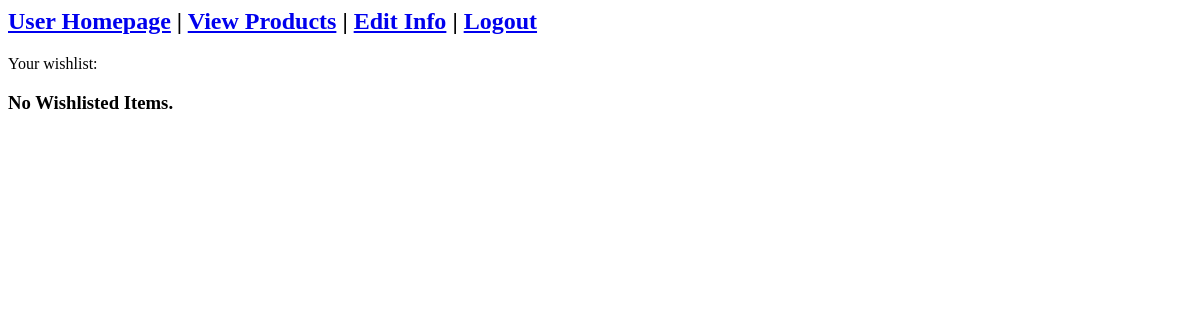
The page /userpage.php (signed in) on the database as committed earlier.
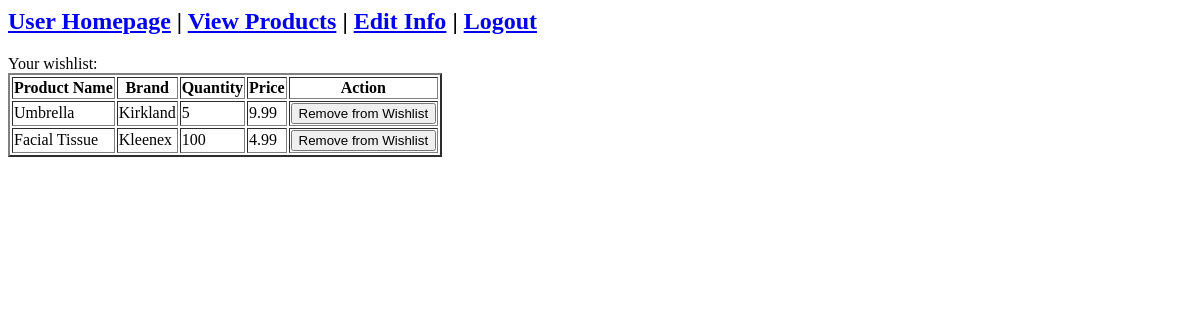
The same page on the database as committed later.
### tables this page shows
CREATE TABLE IF NOT EXISTS `wishlist` (
  `customerID` int(11) NOT NULL,
  `productID` int(11) NOT NULL,
  `dateAdded` datetime NOT NULL,
  `quantity` int(11) NOT NULL,
  UNIQUE KEY `customerID` (`customerID`,`productID`),
  KEY `quantity` (`quantity`),
  KEY `wishlist_ibfk_2` (`productID`)
);

CREATE TABLE IF NOT EXISTS `product` (
  `productID` int(11) NOT NULL AUTO_INCREMENT,
  `name` varchar(50) NOT NULL,
  `quantity` int(11) NOT NULL,
  `price` varchar(10) NOT NULL,
  `brand` varchar(50) NOT NULL,
  `updatedAt` datetime NOT NULL,
  PRIMARY KEY (`productID`),
  KEY `quantity` (`quantity`)
);

### Web/userpage.php (the view, shortened to what this page needs)
<?php
	require_once("config.php");
	$customerID = $_SESSION['customerID'];
	$query = "CALL getWishlistedItems('$customerID');";
	$result = mysqli_query($conn, $query) or die(mysql_error().$query);
	function printWishlist(){
		global $result;
		if(mysqli_num_rows($result) > 0) {
			echo "<table border='2'>
				<thead>
					<tr>
						<th>Product Name</th>
						<th>Brand</th>
						<th>Quantity</th>
						<th>Price</th>
						<th>Action</th>
					</tr>";
			while ($data = mysqli_fetch_array($result)) {
				$productID = $data['productID'];
				$name = $data['name'];
				$brand = $data['brand'];
				$quantity = $data['quantity'];
				$price = $data['price'];
				echo "<tr>";
				echo "<td>" . $name . "</td>";
				echo "<td>" . $brand . "</td>";
				echo "<td>" . $quantity . "</td>";
				echo "<td>" . $price . "</td>";
				echo "<td><button type='button' onclick='removeFromWishlist($productID)' class='removeFromWishlist'>Remove from Wishlist</button></td>";
				echo "</tr>";
			}
			echo "</table>";
		}
		else {
			print "<h3>No Wishlisted Items.<h3>";
		}
	}
?>
<!DOCTYPE html>
<html>
	<head>
	</head>
	<body>
		<?php require_once("navbar.php"); ?>
		Your wishlist: <br>
		<?php printWishlist(); ?>
	</body>
</html>

### Web/navbar.php (shortened to what this page needs)
<?php
	if (isset($_SESSION['username'])) {
		if ($_SESSION['role'] == 'U') {
			loggedInUser();
		}
		else {
			loggedInAdmin();
		}
	}
	else {
		notLoggedIn();
	}
	function loggedInUser() {
		echo "
			<h2>
				<a href='userpage.php'>User Homepage</a>
				 |
				<a href='viewproducts.php'>View Products</a>
				 |
				<a href='edituser.php'>Edit Info</a>
				 |
				<a href='logout.php'>Logout</a>
			</h2>
		";
	}
?>

Rows that differ between the two databases and show on the page:
added wishlist: productID.name "Umbrella", productID.brand "Kirkland", quantity "5", productID.price "9.99"
added wishlist: productID.name "Facial Tissue", productID.brand "Kleenex", quantity "100", productID.price "4.99"
Other text that changed with them:
text no longer shown: "No Wishlisted Items."
text now shown: "Product Name Brand Quantity Price Action"
